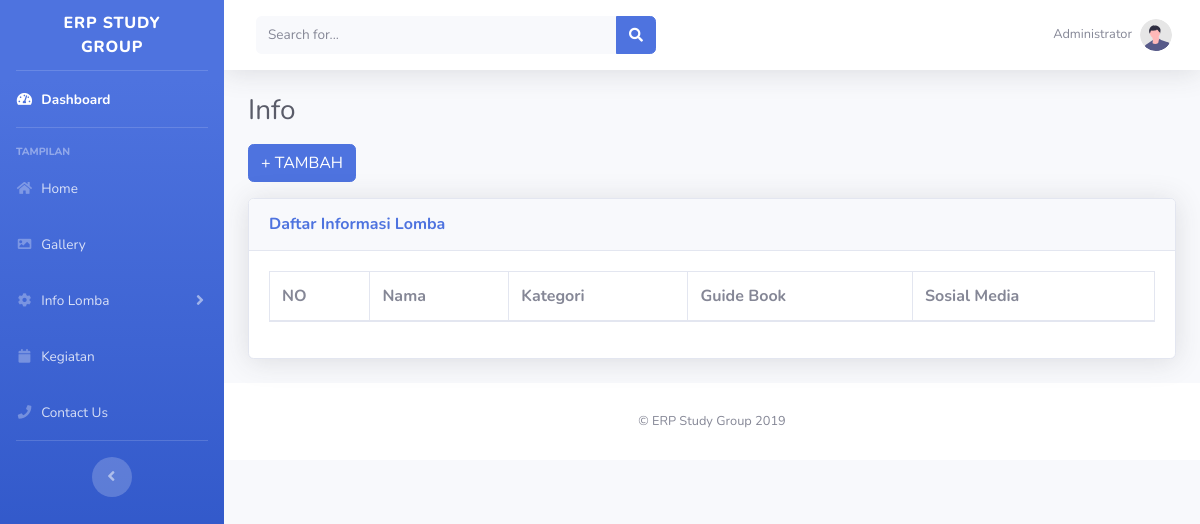
The page /admin/info.php (signed in) on the database as committed earlier.
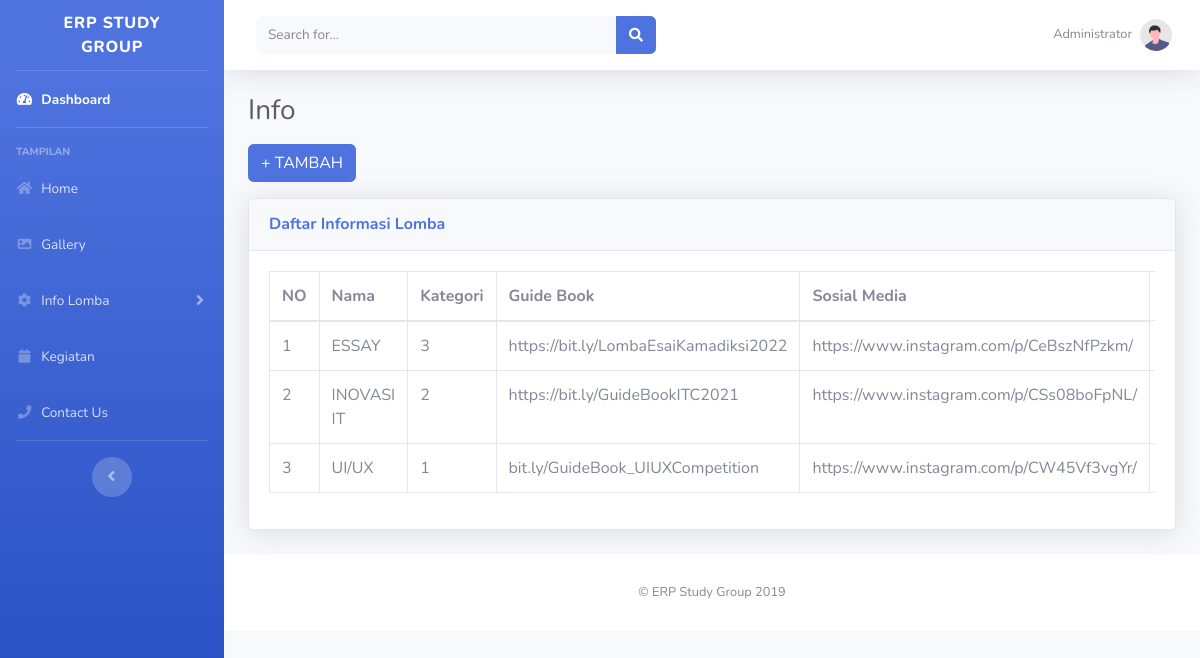
The same page on the database as committed later.
### tables this page shows
CREATE TABLE `competition` (
  `id_comp` int(11) NOT NULL,
  `title` varchar(100) NOT NULL,
  `id_comp_cat` int(11) NOT NULL,
  `gb_link` text NOT NULL,
  `ig_link` text NOT NULL
);

### admin/info.php (the view)
<?php include "header.php";
?>
        <div class="container-fluid">
            <h1 class="h3 mb-2 text-gray-800">Info</h1>
            <a class="btn btn-primary mt-2 mb-3" href="prestasi_add.php">+ TAMBAH</a>
            <div class="card shadow mb-4">
                <div class="card-header py-3">
                    <h6 class="m-0 font-weight-bold text-primary">Daftar Informasi Lomba</h6>
                </div>
                <div class="card-body">
                    <div class="table-responsive">
                        <div id="dataTable_wrapper" class="dataTables_wrapper dt-bootstrap4">
                            <table class="table table-bordered dataTable" id="dataTable" width="100%" cellspacing="0" role="grid" aria-describedby="dataTable_info" style="width: 100%;">
                                <thead>
                                    <tr>
                                        <th>NO</th>
                                        <th>Nama</th>
                                        <th>Kategori</th>
                                        <th>Guide Book</th>
                                        <th>Sosial Media</th>
                                    </tr>
                                </thead>
                                <tbody>
                                    <?php $info = mysqli_query($conn,"SELECT * FROM competition ORDER BY id_comp_cat DESC");
                                        $i=1;
                                        while($d=mysqli_fetch_assoc($info)):
                                    ?>
                                        <tr>
                                            <td><?= $i; ?></td>
                                            <td><?= $d['title']; ?></td>
                                            <td><?= $d['id_comp_cat']; ?></td>
                                            <td><?= $d['gb_link']; ?></td>
                                            <td><?= $d['ig_link']; ?></td>
                                            <td></td>
                                        </tr>
                                    <?php $i++; endwhile; ?>
                                </tbody>
                            </table>
                    </div>
                </div>
            </div>
        </div>
    </div>
<?php include "footer.php"; ?>

Rows that differ between the two databases and show on the page:
added competition: title "ESSAY", id_comp_cat "3", gb_link "https://bit.ly/LombaEsaiKamadiksi2022", ig_link "https://www.instagram.com/p/CeBszNfPzkm/"
added competition: title "INOVASI IT", id_comp_cat "2", gb_link "https://bit.ly/GuideBookITC2021", ig_link "https://www.instagram.com/p/CSs08boFpNL/"
added competition: title "UI/UX", id_comp_cat "1", gb_link "bit.ly/GuideBook_UIUXCompetition", ig_link "https://www.instagram.com/p/CW45Vf3vgYr/"
